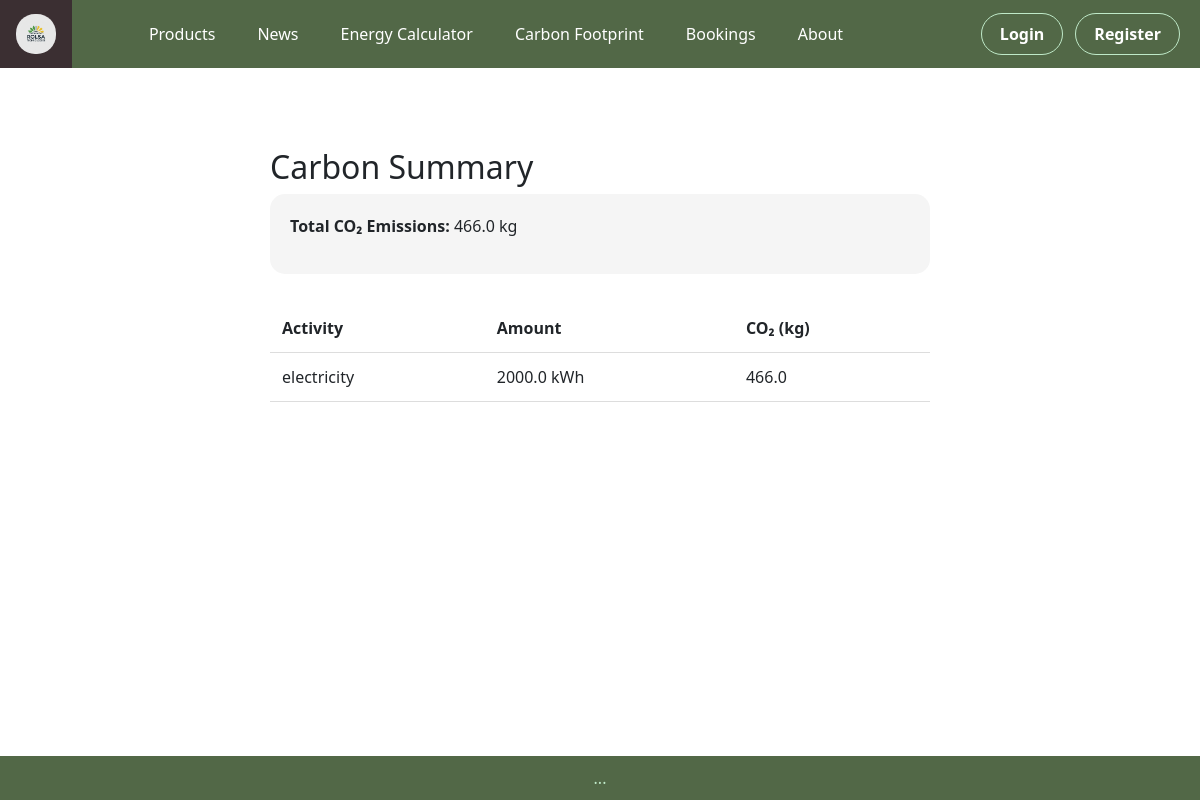
Page /carbon-summary on the earlier database version.
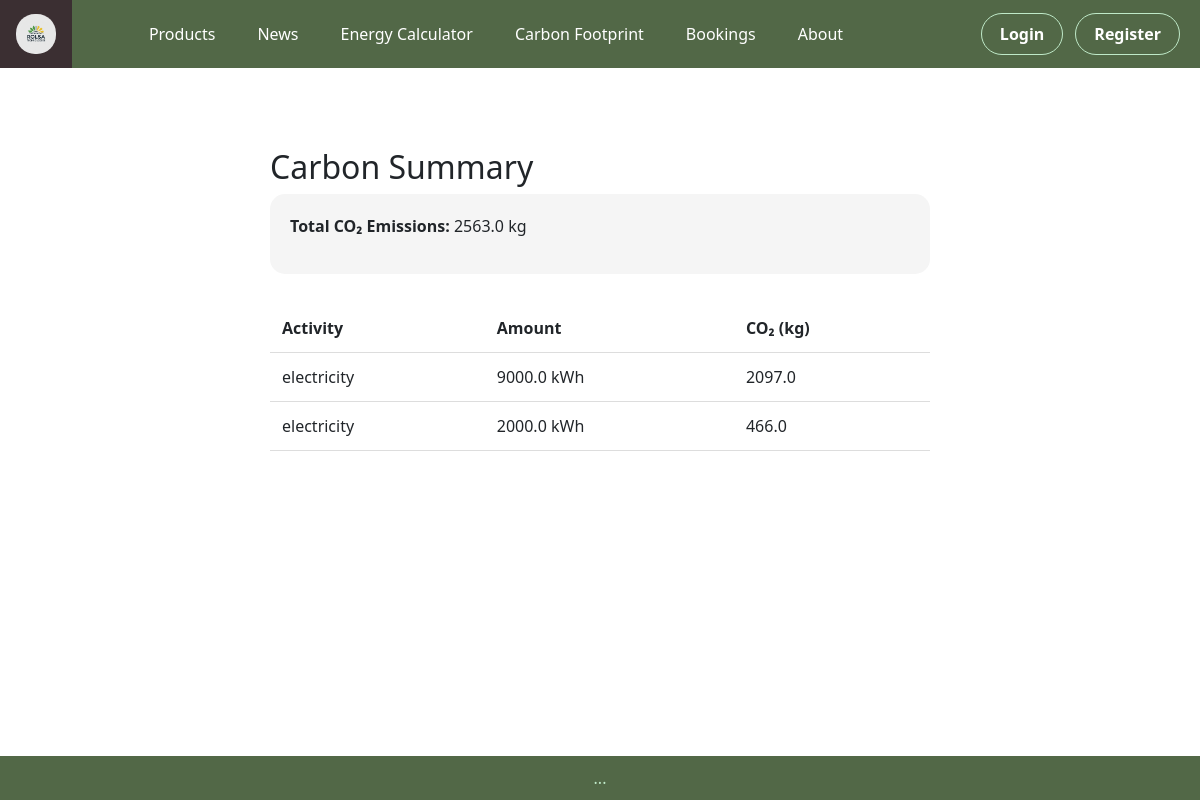
Same page on the later database version.
### tables this page shows
CREATE TABLE carbon_footprint (
        id INTEGER PRIMARY KEY AUTOINCREMENT,
        activity TEXT NOT NULL,
        amount REAL NOT NULL,
        unit TEXT NOT NULL,
        co2_kg REAL NOT NULL,
        created_at TIMESTAMP DEFAULT CURRENT_TIMESTAMP
    );

### app.py (the view)
@app.route("/carbon-summary")
def carbon_summary():
    conn = get_db_connection()
    records = conn.execute(
        "SELECT * FROM carbon_footprint ORDER BY created_at DESC"
    ).fetchall()
    total = conn.execute(
        "SELECT SUM(co2_kg) AS total_co2 FROM carbon_footprint"
    ).fetchone()
    conn.close()
    return render_template(
        "carbon_summary.html",
        records=records,
        total=total
    )

### app.py (called while the page is built)
def get_db_connection():
    conn = sqlite3.connect(DATABASE)
    conn.row_factory = sqlite3.Row
    return conn

### templates/carbon_summary.html
{% extends "base.html" %}
{% block content %}
<section class="page-section">
  <h2>Carbon Summary</h2>
  <div class="summary-box">
    <p><strong>Total CO₂ Emissions:</strong>
      {{ total.total_co2 | round(2) }} kg
    </p>
  </div>
  <table class="energy-table">
    <tr>
      <th>Activity</th>
      <th>Amount</th>
      <th>CO₂ (kg)</th>
    </tr>
    {% for row in records %}
    <tr>
      <td>{{ row.activity }}</td>
      <td>{{ row.amount }} {{ row.unit }}</td>
      <td>{{ row.co2_kg | round(2) }}</td>
    </tr>
    {% endfor %}
  </table>
</section>
{% endblock %}

### templates/base.html (shortened to what this page needs)
<!DOCTYPE html>
<html lang="en">
<head>
    <link rel="stylesheet" href="{{ url_for('static', filename='css/style.css') }}">
    <link href="https://cdn.jsdelivr.net/npm/bootstrap@5.3.2/dist/css/bootstrap.min.css" rel="stylesheet">
</head>
<body>
    <ul class="navbar">
    <li class="nav_logo">
        <a href="{{ url_for('home') }}">
            <img src="{{ url_for('static', filename='images/logo.png') }}" alt="">
        </a>
    </li>
    <div class="nav-center">
        <li><a href="{{ url_for('products') }}">Products</a></li>
        <li><a href="{{ url_for('news') }}">News</a></li>
        <li><a href="{{ url_for('energy') }}">Energy Calculator</a></li>
        <li><a href="{{ url_for('carbon') }}">Carbon Footprint</a></li>
        <li><a href="{{ url_for('booking') }}">Bookings</a></li>
        <li><a href="{{ url_for('about') }}">About</a></li>
    </div>
    <div class="nav-auth">
        <li>
            <a class="nav-btn login-btn" data-bs-toggle="modal" data-bs-target="#loginModal">
                Login
            </a>
        </li>
        <li>
            <a class="nav-btn register-btn" data-bs-toggle="modal" data-bs-target="#registerModal">
                Register
            </a>
        </li>
    </div>
</ul>
    <main>
        {% block content %}
        {% endblock %}
    </main>
    <footer>
        ...
    </footer>
</body>
</html>

### static/css/style.css (style rules this page uses)
html, body { height: 100%; margin: 0; }
body { display: flex; flex-direction: column; background-color: #ffffff; color: #000000; font-family: 'Times New Roman', Times, serif; }
main { flex: 1; }
footer { text-align: center; padding: 10px; background-color: #526847; color: #bfe9c8; }
ul.navbar { list-style: none; margin: 0; padding: 0; background-color: #526847; display: flex; align-items: center; }
.nav-center { display: flex; gap: 10px; margin: 0 auto; }
ul li a { color: #ffffff; padding: 14px 16px; text-decoration: none; display: block; }
.nav_logo img { width: 40px; border-radius: 19px; }
.nav-auth { display: flex; gap: 12px; margin-left: auto; padding-right: 20px; }
.nav-btn { padding: 8px 18px; border-radius: 25px; font-weight: 600; transition: all 0.2s ease; }
.login-btn { background-color: transparent; border: 1.5px solid #bfe9c8; }
.register-btn { background-color: transparent; color: #254844 !important; border: 1.5px solid #bfe9c8; }
.page-section { max-width: 700px; margin: 60px auto; padding: 20px; }
.summary-box { background: #f5f5f5; padding: 20px; border-radius: 15px; margin-bottom: 30px; }
.energy-table { width: 100%; border-collapse: collapse; }
.energy-table th, .energy-table td { padding: 12px; border-bottom: 1px solid #ddd; text-align: left; }
ul.navbar a, ul.navbar a.nav-link-login-link, ul.navbar a.nav-link-register-link { color: #ffffff !important; }

Differences in the rows shown:
added carbon_footprint: activity "electricity", amount "9000.0", unit "kWh", co2_kg "2097.0"
Other differences:
{{ total.total_co2 | round(2) }}: "466.0" → "2563.0"
